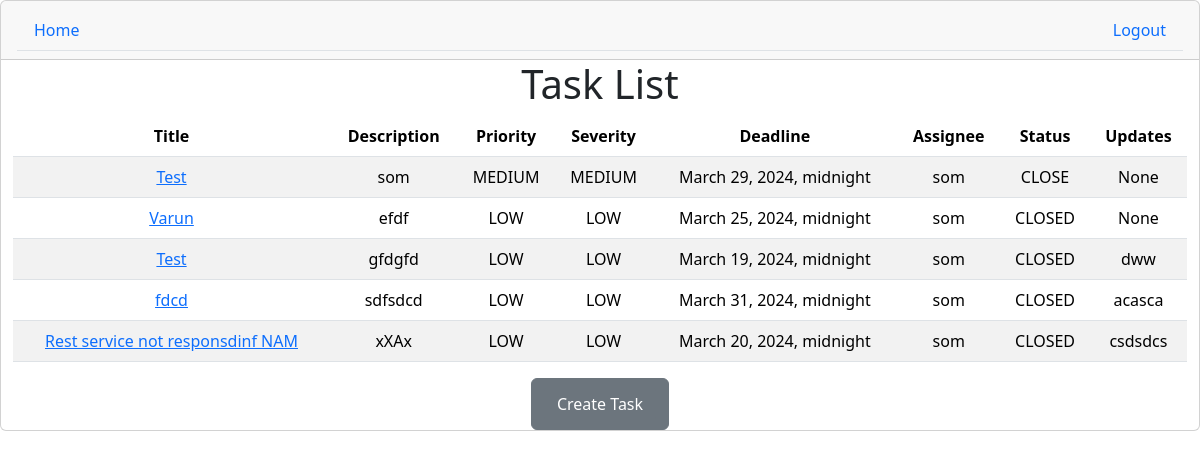
The app's page / (signed in), older data.
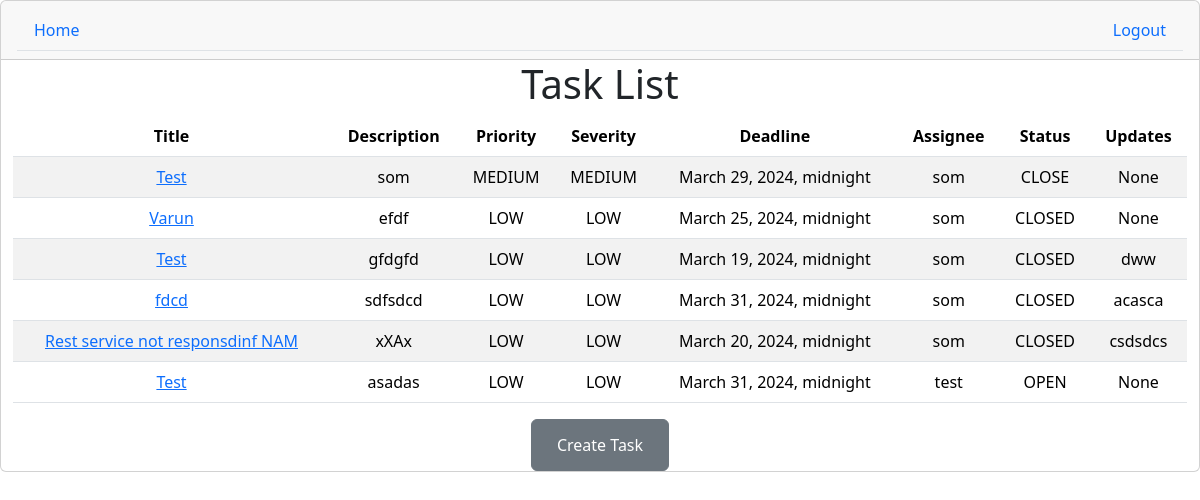
The same page, newer data.
### core/models.py (models this page shows, shortened)
class Task(models.Model):
    PRIORITY_CHOICES = [
        ('LOW', 'Low'),
        ('MEDIUM', 'Medium'),
        ('HIGH', 'High'),
    ]
    SEVERITY_CHOICES = [
        ('LOW', 'Low'),
        ('MEDIUM', 'Medium'),
        ('HIGH', 'High'),
    ]
    Status_CHOICES = [
        ('OPEN', 'Open'),
        ('CLOSED', 'Closed'),
        ('IN_PROGRESS', 'In Progress'),
    ]
    title = models.CharField(max_length=200)
    description = models.TextField()
    priority = models.CharField(max_length=10, choices=PRIORITY_CHOICES)
    severity = models.CharField(max_length=10, choices=SEVERITY_CHOICES)
    status = models.CharField(max_length=20, choices=Status_CHOICES, default='OPEN')
    deadline = models.DateTimeField()
    assignee = models.ForeignKey(User, on_delete=models.CASCADE)
    creation_datetime = models.DateTimeField(default=timezone.now)
    completion_reason = models.CharField(max_length=200, blank=True, null=True)
    completion_datetime = models.DateTimeField(blank=True, null=True)

### core/views.py (the view)
# urls.py: path('', views.task_list, name='task_list'),  # URL for task list
@login_required
def task_list(request):
    if request.user.is_authenticated:
        print("User is logged in")
        print("Username:", request.user.username)
        if request.user.is_superuser:  # Check if the user is an admin
            tasks = Task.objects.all()
        else:
            tasks = Task.objects.filter(assignee=request.user)
        return render(request, 'task_list.html', {'tasks': tasks})
    else:
        print("User is not logged in")
        return redirect(reverse('login'))

### core/templates/task_list.html
{% extends "base.html" %}
{% block content %}
    <h1>Task List</h1>
    <table class="table table-striped">
        <thead class="thead-dark">
            <tr>
                <th>Title</th>
                <th>Description</th>
                <th>Priority</th>
                <th>Severity</th>
                <th>Deadline</th>
                <th>Assignee</th>
                <th>Status</th>
                <th>Updates</th>
            </tr>
        </thead>
        <tbody>
            {% for task in tasks %}
            <tr >
                <td ><a href="{% url 'add_comment' task.id %}"> {{ task.title }} </a></td>
                <td>{{ task.description }}</td>
                <td>{{ task.priority }}</td>
                <td>{{ task.severity }}</td>
                <td>{{ task.deadline }}</td>
                <td>{{ task.assignee }}</td>
                <td>{{ task.status }}</td>
                <td>{{task.completion_reason}}</td>
            </tr>
            {% endfor %}
        </tbody>
    </table>
    {% if user.is_superuser %}
    <button type="button" class="btn btn-secondary"><a href="{% url 'create_task' %}" class="btn btn-secondary">Create Task</a></button>
    {% endif %}
{% endblock content %}

### core/templates/base.html (shortened to what this page needs)
<!doctype html>
<html lang="en">
  <head>
    <link href="https://cdn.jsdelivr.net/npm/bootstrap@5.3.3/dist/css/bootstrap.min.css" rel="stylesheet">
  </head>
  <body>
    <div class="card text-center">
      <div class="card-header">
        <ul class="nav nav-tabs justify-content-between">
            <li class="nav-item">
                <a class="nav-link" href="{% url 'task_list' %}">Home</a>
            </li>
            <li class="nav-item">
                {% if user.is_authenticated %}
                <a class="nav-link" href="{% url 'user_logout' %}">Logout</a>
                {% else %}
                <a class="nav-link" href="{% url 'user_login' %}">Login</a>
                {% endif %}
            </li>
        </ul>
    </div>
    <div class="container-fluid">
              {% block content %}
              {% endblock content %}
  </div>
      </div>
  </body>
</html>

Row changes from the older to the newer data that the page shows:
added Task: title "Test", description "asadas", priority "LOW", severity "LOW", deadline "March 31, 2024, midnight", assignee "test", status "OPEN", completion_reason "None"
